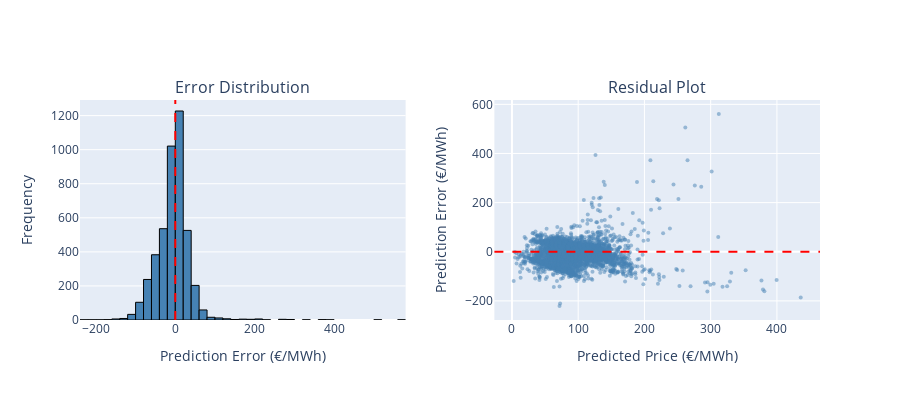

Notebook cell for this chart:
### Code cell
# Error distribution and residual plot
errors = y_test.values - y_test_pred

fig = make_subplots(
    rows=1, cols=2,
    subplot_titles=('Error Distribution', 'Residual Plot'),
    horizontal_spacing=0.12
)

# Histogram of errors
fig.add_trace(
    go.Histogram(x=errors, nbinsx=50, name='Errors',
                 marker=dict(color='steelblue', line=dict(color='black', width=1))),
    row=1, col=1
)

# Add vertical line at 0
fig.add_vline(x=0, line_dash="dash", line_color="red", line_width=2, row=1, col=1)

# Residual scatter plot
fig.add_trace(
    go.Scatter(x=y_test_pred, y=errors, mode='markers',
               marker=dict(color='steelblue', size=4, opacity=0.5),
               name='Residuals', showlegend=False),
    row=1, col=2
)

# Add horizontal line at 0
fig.add_hline(y=0, line_dash="dash", line_color="red", line_width=2, row=1, col=2)

# Update axes
fig.update_xaxes(title_text="Prediction Error (€/MWh)", row=1, col=1)
fig.update_yaxes(title_text="Frequency", row=1, col=1)
fig.update_xaxes(title_text="Predicted Price (€/MWh)", row=1, col=2)
fig.update_yaxes(title_text="Prediction Error (€/MWh)", row=1, col=2)

fig.update_layout(height=400, showlegend=False)
fig.show()

### Figure 1 — Plotly figure (JSON) as saved in the notebook; plotly's stock layout.template omitted (floating-point values rounded to 4 significant figures; data arrays with more than 128 entries replaced by an {"elided": "..."} marker saying what was removed)
{"data": [{"marker": {"color": "steelblue", "line": {"color": "black", "width": 1}}, "name": "Errors", "nbinsx": 50, "type": "histogram", "x": {"elided": "4417 float values"}, "xaxis": "x", "yaxis": "y"}, {"marker": {"color": "steelblue", "opacity": 0.5, "size": 4}, "mode": "markers", "name": "Residuals", "showlegend": false, "type": "scatter", "x": {"elided": "4417 float values"}, "xaxis": "x2", "y": {"elided": "4417 float values"}, "yaxis": "y2"}], "layout": {"annotations": [{"font": {"size": 16}, "showarrow": false, "text": "Error Distribution", "x": 0.22, "xanchor": "center", "xref": "paper", "y": 1, "yanchor": "bottom", "yref": "paper"}, {"font": {"size": 16}, "showarrow": false, "text": "Residual Plot", "x": 0.78, "xanchor": "center", "xref": "paper", "y": 1, "yanchor": "bottom", "yref": "paper"}], "height": 400, "shapes": [{"line": {"color": "red", "dash": "dash", "width": 2}, "type": "line", "x0": 0, "x1": 0, "xref": "x", "y0": 0, "y1": 1, "yref": "y domain"}, {"line": {"color": "red", "dash": "dash", "width": 2}, "type": "line", "x0": 0, "x1": 1, "xref": "x2 domain", "y0": 0, "y1": 0, "yref": "y2"}], "showlegend": false, "xaxis": {"anchor": "y", "domain": [0, 0.44], "title": {"text": "Prediction Error (€/MWh)"}}, "xaxis2": {"anchor": "y2", "domain": [0.56, 1], "title": {"text": "Predicted Price (€/MWh)"}}, "yaxis": {"anchor": "x", "domain": [0, 1], "title": {"text": "Frequency"}}, "yaxis2": {"anchor": "x2", "domain": [0, 1], "title": {"text": "Prediction Error (€/MWh)"}}}}
